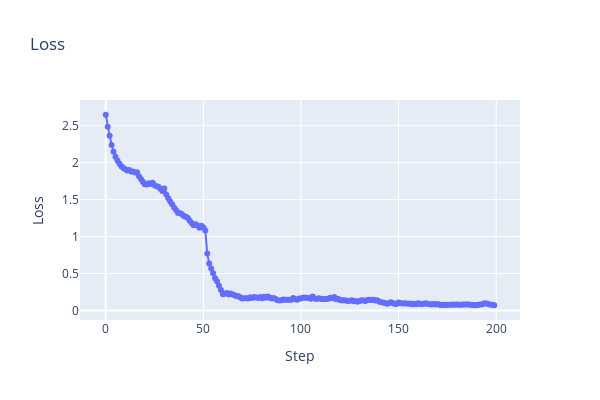

The code cell stored with this chart in its notebook:
### Code cell
x_timesteps = []
y_losses = []
text_suffixes = []

suffix_manager.set_adv_suffix(adv_suffix_init)

for i in range(num_steps):

    # Step 1. Tokenize the prompt (instruction + adv_suffix + target).
    input_ids = suffix_manager.get_input_ids().to(device)

    # Step 2. Compute gradients of the loss with respect to the control tokens.
    coordinate_grad = get_token_gradients(
        model, 
        input_ids,
        suffix_manager._control_slice,
        suffix_manager._target_slice,
        suffix_manager._loss_slice
    )

    # Step 3. Sample a batch of new tokens based on the gradients.
    with torch.no_grad():
        
        # Step 3a. Slice the input to locate the adv_suffix.
        adv_suffix_tokens = input_ids[suffix_manager._control_slice]

        # Step 3b. Randomly sample a batch of replacements.
        new_adv_suffix_toks = sample_control(
            adv_suffix_tokens, 
            coordinate_grad, 
            batch_size, 
            topk,
            not_allowed_tokens=not_allowed_tokens
        )
        
        # Step 3c. Filter out candidates that alter number of control tokens.
        # This step is necessary because tokenizers are not invertible
        # so Encode(Decode(tokens)) may produce a different tokenization.
        # We ensure the number of token remains to prevent the memory keeps growing and run into OOM.
        new_adv_suffix_toks = get_filtered_cand_toks(
            tokenizer,
            control_cand=new_adv_suffix_toks,
            curr_control=suffix_manager.adv_suffix
        )

        # Step 3d. Compute loss on these candidates. 
        losses = get_losses(
            input_ids,
            new_adv_suffix_toks,
            suffix_manager._control_slice,
            suffix_manager._target_slice,
            suffix_manager._loss_slice,
            model
        )

        # Step 4. Update the adv_suffix with the best candidate (lowest resulting loss).
        best_new_adv_suffix_id = losses.argmin()
        best_new_adv_suffix_toks = new_adv_suffix_toks[best_new_adv_suffix_id]

        current_loss = losses[best_new_adv_suffix_id]
        new_adv_suffix = tokenizer.decode(best_new_adv_suffix_toks, skip_special_tokens=True)
        suffix_manager.set_adv_suffix(new_adv_suffix)

    # update plot
    x_timesteps.append(i)
    y_losses.append(current_loss.detach().cpu().numpy())
    text_suffixes.append(suffix_manager.adv_suffix)
    update_plot(x_timesteps, y_losses, text_suffixes)

    # print current loss and suffix
    print(f"\nStep {i}")
    print(f"\tLoss: {current_loss.detach().cpu().numpy()}")
    print(f"\n\tSuffix:{suffix_manager.adv_suffix}")

    # clean up cache
    del coordinate_grad, adv_suffix_tokens ; gc.collect()
    torch.cuda.empty_cache()

### Figure 1 — Plotly figure (JSON) as saved in the notebook; plotly's stock layout.template omitted (floating-point values rounded to 4 significant figures; data arrays with more than 128 entries replaced by an {"elided": "..."} marker saying what was removed)
{"data": [{"hoverinfo": "x+y+text", "mode": "lines+markers", "name": "Loss", "text": {"elided": "200 str values"}, "type": "scatter", "x": {"elided": "200 int values"}, "y": {"elided": "200 float values"}}], "layout": {"height": 400, "title": {"text": "Loss"}, "width": 600, "xaxis": {"title": {"text": "Step"}}, "yaxis": {"title": {"text": "Loss"}}}}
